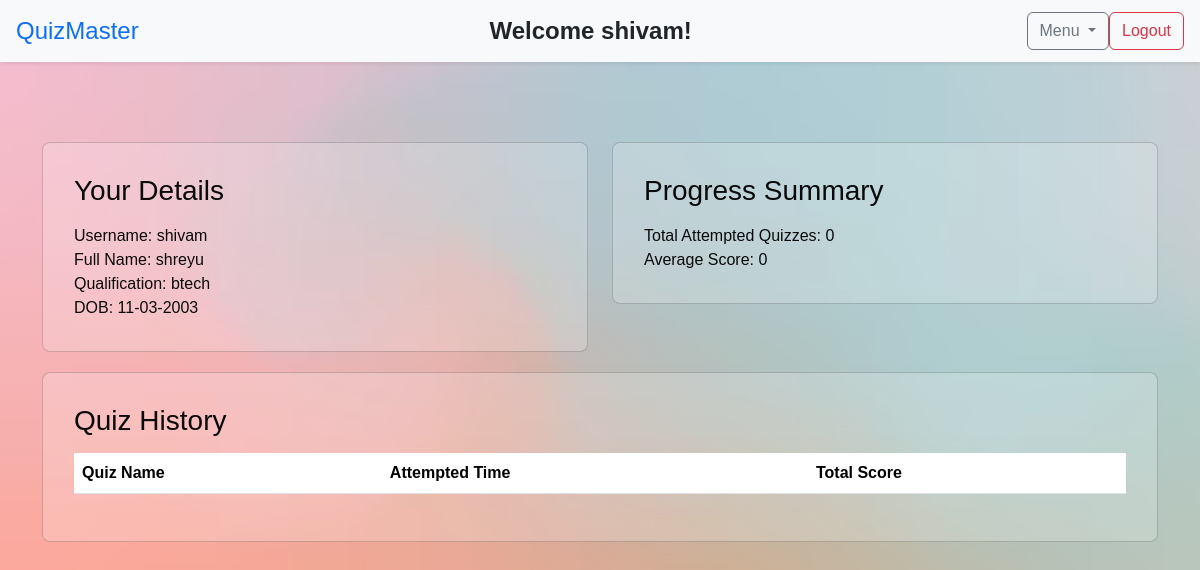
/user_dashboard (signed in), run on an earlier commit of the app's database.
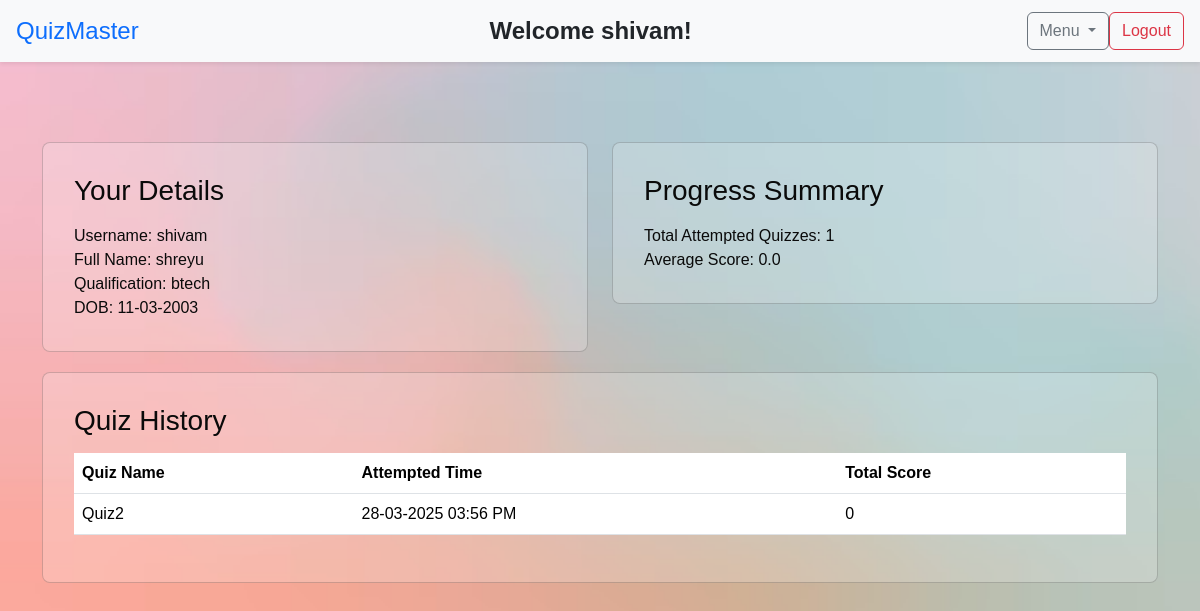
And on a later commit of the database.
### models/score.py (models this page shows)
class Score(db.Model):
    id = db.Column(db.Integer, primary_key=True)
    user_id = db.Column(db.Integer, db.ForeignKey('user.id'), nullable=False) #on
    quiz_id = db.Column(db.Integer, db.ForeignKey('quiz.id'), nullable=False)
    time_taken = db.Column(db.Time, nullable=False)
    total_score = db.Column(db.Integer, nullable=False)
    completed = db.Column(db.Boolean, default=False) #whenever user attempts a quiz set to true
    user = db.relationship('User', back_populates='scores')
    quiz = db.relationship('Quiz', back_populates='scores')

### models/quiz.py (models this page shows)
class Quiz(db.Model):
    id = db.Column(db.Integer, primary_key=True)
    quiz_title = db.Column(db.String(100), nullable=False)
    chapter_id = db.Column(db.Integer, db.ForeignKey('chapter.id'), nullable=False)
    date_of_quiz = db.Column(db.Date, nullable=False)
    time_of_quiz = db.Column(db.Time, nullable=False)
    remarks = db.Column(db.String(1000), nullable=False)
    duration = db.Column(db.Integer, nullable=False)
    chapter = db.relationship('Chapter', back_populates='quizzes')
    questions = db.relationship('Question', back_populates='quiz', cascade="all, delete-orphan")
    scores = db.relationship('Score', back_populates='quiz', cascade="all, delete-orphan")

### models/user.py (models this page shows, shortened)
class User(db.Model, UserMixin):
    id = db.Column(db.Integer, primary_key=True)
    username = db.Column(db.String(100), unique=True, nullable=False)
    password = db.Column(db.String(100), nullable=False)
    fullname = db.Column(db.String(100), nullable=False)
    role = db.Column(db.String(50), default='user')  # Default role = "user" cha
    qualification = db.Column(db.String(100), nullable=False)
    dob = db.Column(db.Date, nullable=False)
    is_active = db.Column(db.Boolean, default=True)  # if user is active or not
    scores = db.relationship('Score', back_populates='user')  # this scores will fetch all the score related to the particular user
    time_stamp = db.Column(db.DateTime, default=lambda: datetime.now(), nullable=False) #lambda current time

### controllers/user.py (the view)
@user_bp.route('/user_dashboard')
@login_required
def user_dashboard():
    total_scores = db.session.query(func.sum(Score.total_score)).filter_by(user_id=current_user.id).scalar() or 0
    total_attempts = db.session.query(func.count(Score.id)).filter_by(user_id=current_user.id).scalar()
    scores = Score.query.filter_by(user_id=current_user.id).all()
    average_score = total_scores / total_attempts if total_attempts > 0 else 0
    return render_template("user/user_dashboard.html", total_attempts=total_attempts, average_score=average_score, scores=scores,user=current_user)

### app.py (called while the page is built)
def create_app():
    app = Flask(__name__)
    app.config['SECRET_KEY'] = 'app123'
    app.config['SQLALCHEMY_DATABASE_URI'] = 'sqlite:///mentiquiz.db'
    app.config['SQLALCHEMY_TRACK_MODIFICATIONS'] = False
    app.config['CHART_FOLDER'] = os.path.join(app.root_path, 'static', 'charts')
    os.makedirs(app.config['CHART_FOLDER'], exist_ok=True)
    db.init_app(app)
    login_manager = LoginManager()
    login_manager.init_app(app)
    login_manager.login_view = "auth.login"  # Use 'auth.login' (Correct blueprint route)
    @login_manager.user_loader
    def load_user(user_id):
        return db.session.get(User,int(user_id))  #  Corrected get function
    app.register_blueprint(auth_bp)
    app.register_blueprint(admin_bp)
    app.register_blueprint(user_bp)
    with app.app_context():
        db.create_all()
        create_admin()
    return app

### templates/user/user_dashboard.html (shortened to what this page needs)
{% extends "base_user.html" %}
{% block navbar_user %}
{% include "navbar_user.html" %}
{% endblock %}
{% block content %}
    <section class="mb-6">
        <div class="row gap-6">
            <div class="col">
                <div class="card">
                    <div class="card-body">
                        <h3 class="mb-3">Your Details</h3>
                        <div class="detail-item">
                            <span class="detail-key">Username:</span>
                            <span class="detail-value">{{ current_user.username }}</span>
                        </div>
                        <div class="detail-item">
                            <span class="detail-key">Full Name:</span>
                            <span class="detail-value">{{ current_user.fullname }}</span>
                        </div>
                        <div class="detail-item">
                            <span class="detail-key">Qualification:</span>
                            <span class="detail-value">{{ current_user.qualification }}</span>
                        </div>
                        <div class="detail-item">
                            <span class="detail-key">DOB:</span>
                            <span class="detail-value">{{ current_user.dob.strftime("%d-%m-%Y") }}</span>
                        </div>
                    </div>
                </div>
            </div>
            <div class="col">
                <div class="card">
                    <div class="card-body">
                        <h3 class="mb-3">Progress Summary</h3>
                        <div class="detail-item">
                            <span class="detail-key">Total Attempted Quizzes:</span>
                            <span class="detail-value">{{ total_attempts }}</span>
                        </div>
                        <div class="detail-item">
                            <span class="detail-key">Average Score:</span>
                            <span class="detail-value">{{ average_score|round(2) }}</span>
                        </div>
                    </div>
                </div>
            </div>
        </div>
    </section>
    <section class="mb-6">
        <div class="card">
            <div class="card-body">
                <h3 class="mb-3">Quiz History</h3>
                <div class="table-container">
                    <table class="table">
                        <thead>
                            <tr>
                                <th>Quiz Name</th>
                                <th>Attempted Time</th>
                                <th>Total Score</th>
                            </tr>
                        </thead>
                        <tbody>
                            {% for score in scores %}
                            <tr>
                                <td>{{ score.quiz.quiz_title }}</td>
                                <td>{{ score.user.time_stamp.strftime("%d-%m-%Y  %I:%M %p") if score.user.time_stamp else '' }}</td>
                                <td>{{ score.total_score }}</td>
                            </tr>
                            {% endfor %}
                        </tbody>
                    </table>
                </div>
            </div>
        </div>
    </section>
{% endblock %}

What changed in the data, as far as the page shows it:
added Score: quiz.quiz_title "Quiz2", user.time_stamp "28-03-2025 03:56 PM", total_score "0"
Also different on the page:
{{ total_attempts }}: "0" → "1"
{{ average_score|round(2) }}: "0" → "0.0"
